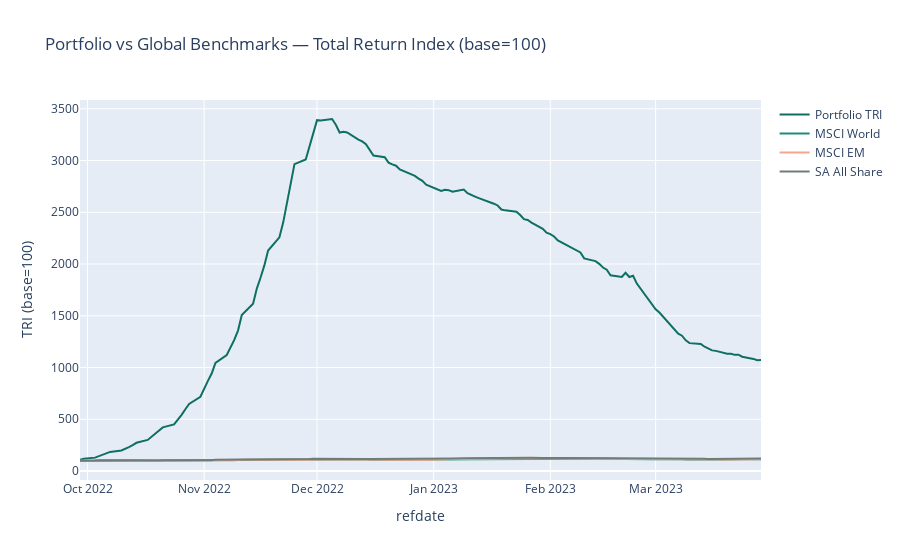

Write notebook code for a chart like this one.
### Code cell
fig, tri_df = portfolio_vs_benchmarks(df)
fig.show()
